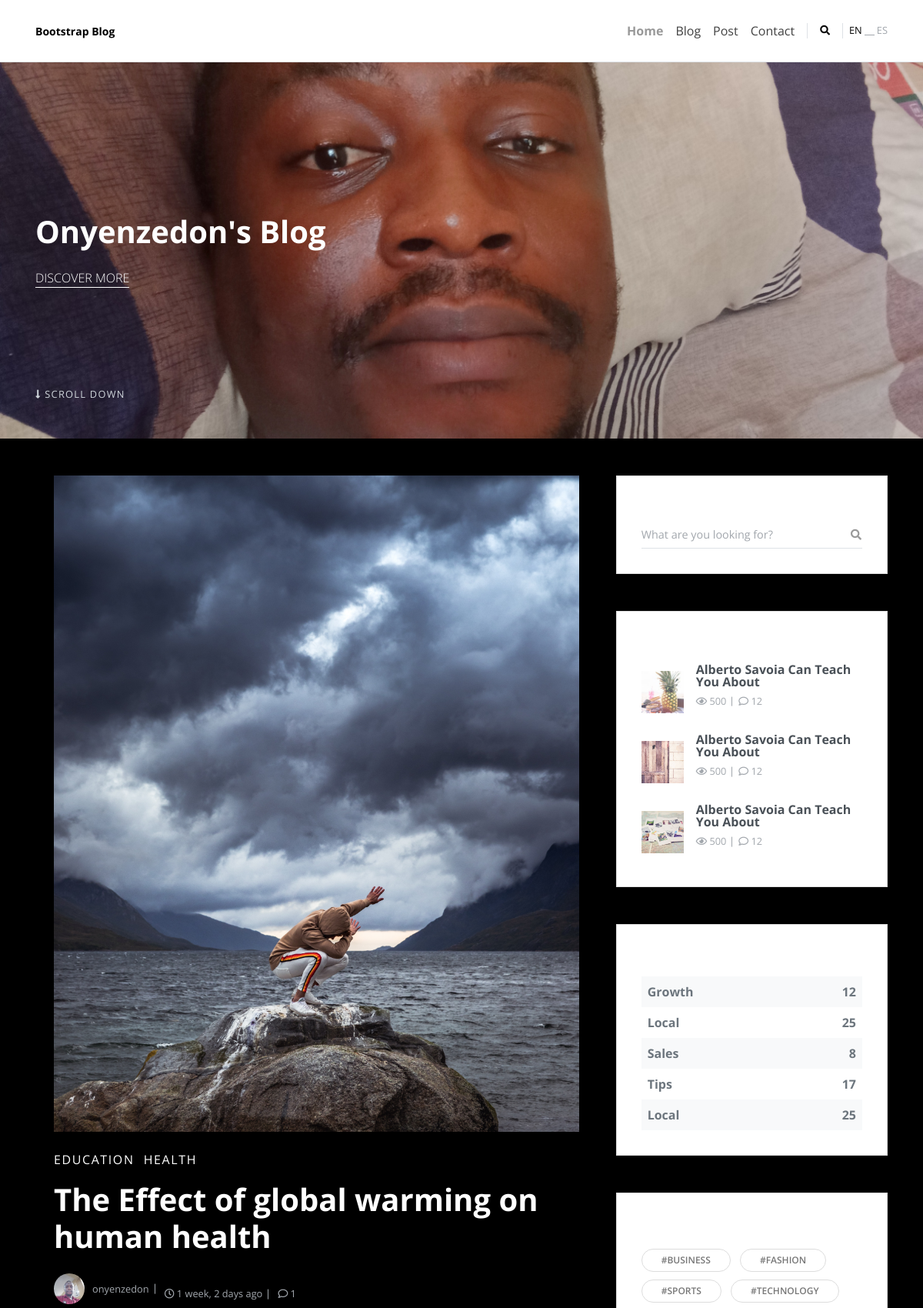
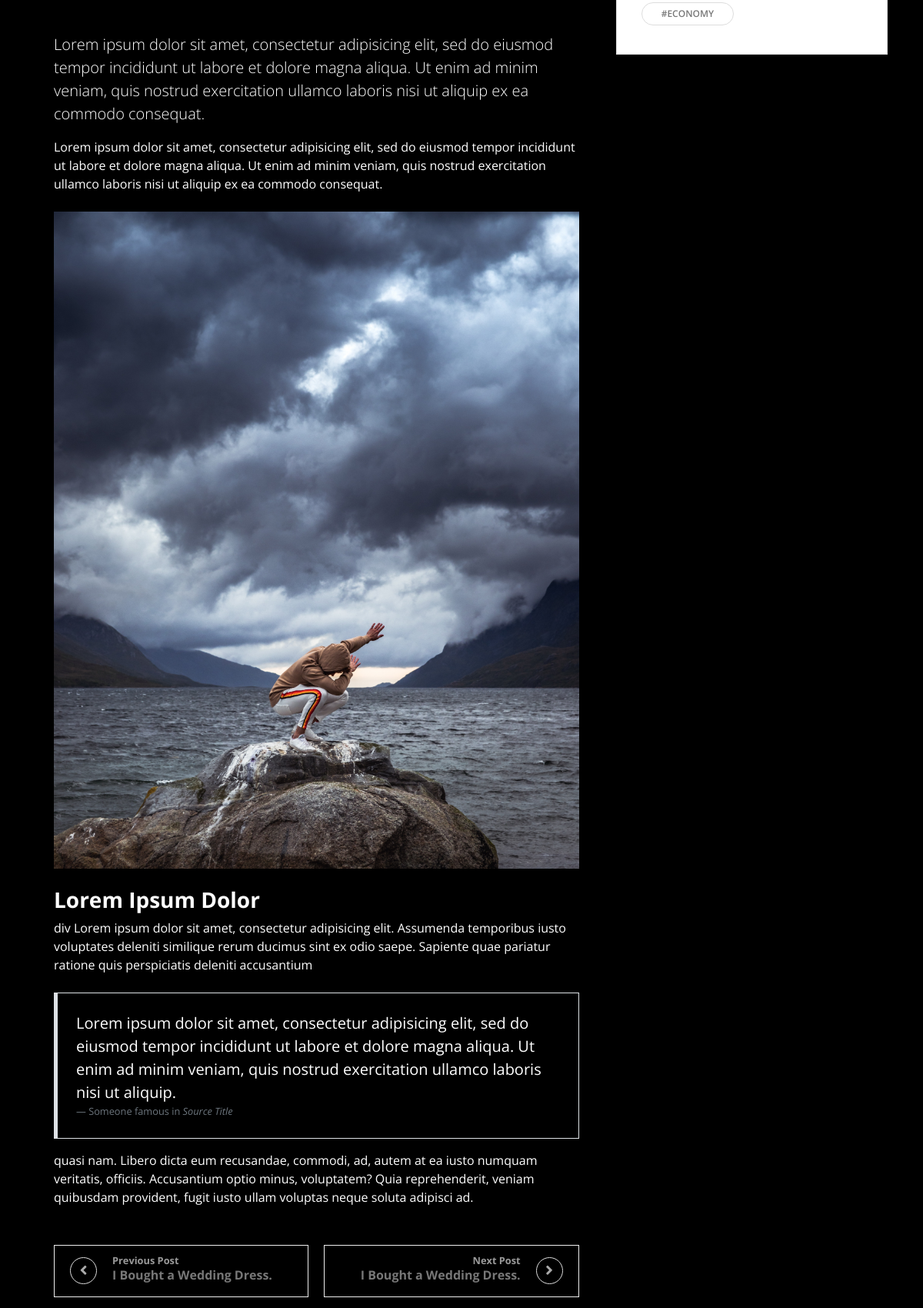
The app's page /post/2/ (upper part) with its own data (2 pictures, top to bottom).
### blog_app/models.py (models this page shows, shortened)
class Post(models.Model):
    categories = models.ManyToManyField('Category')
    title = models.CharField(max_length=200)
    content = models.TextField()
    body = HTMLField()
    views = models.IntegerField(default=12, null=True)
    image = models.ImageField()
    author = models.ForeignKey(Author, on_delete=models.CASCADE, related_name="author")
    posted_on = models.DateTimeField(auto_now_add=True)
    featured = models.BooleanField(default=False)

class Category(models.Model):
    title = models.CharField(max_length=50)
    class Meta:
        verbose_name_plural = "Categories"

class Author(models.Model):
    user = models.OneToOneField(User, on_delete=models.CASCADE)
    profile_image = models.ImageField()

### blog_app/views.py (the view)
# urls.py: path("post/<id>/", post_detail, name="post"),
def post_detail(request, id):
    post = None
    try:
        post = Post.objects.get(id=id)
    except:
        print("Post with that ID doest not exist")
    post_comments = Comment.objects.filter(blog=post)
    context = {
        "post":post,
        "comments": post_comments,
    }
    return render(request, "post.html", context)

### templates/post.html (shortened to what this page needs)
{% extends 'base.html' %}
{% load static %}
{% block content %}
{% include 'header.html' %}
<div class="bg-dark text-white">
  <section class="py-5">
    <div class="container">
      <div class="row gy-5">
        <main class="col-lg-8">
          <div class="container"><img class="img-fluid w-100 mb-4" src="{{post.image.url}}" alt="...">
            <ul class="list-inline mb-3">
              {% for cat in post.categories.all %}
                <li class="list-inline-item"><a class="text-uppercase text-white" href="!#">{{cat.title}}</a></li>
              {% empty %}
                <li class="list-inline-item">
                  <a href="#" class="text-uppercase text-white">No categories</a>
                </li>
              {% endfor %}
            </ul>
            <h1 class="mb-4">{{post.title}}</h1>
            <ul class="list-inline list-separated text-gray-500 mb-5">
              <li class="list-inline-item"><a class="d-flex align-items-center flex-wrap text-reset" href="!#">
                  <div class="avatar flex-shrink-0"><img class="img-fluid" src="{{post.author.profile_image.url}}"
                      alt="..."></div><small>{{post.author.user.username}}</small>
                </a></li>
              <li class="list-inline-item small"><i class="far fa-clock"></i> {{post.posted_on|timesince}} ago</li>
              <li class="list-inline-item small"><i class="far fa-comment"></i> {{comments.count}}</li>
            </ul>
            <div class="post-body">
              <p class="lead">Lorem ipsum dolor sit amet, consectetur adipisicing elit, sed do eiusmod tempor incididunt
                ut labore et dolore magna aliqua. Ut enim ad minim veniam, quis nostrud exercitation ullamco laboris
                nisi ut aliquip ex ea commodo consequat.</p>
              <p class="mb-4">Lorem ipsum dolor sit amet, consectetur adipisicing elit, sed do eiusmod tempor incididunt
                ut labore et dolore magna aliqua. Ut enim ad minim veniam, quis nostrud exercitation ullamco laboris
                nisi ut aliquip ex ea commodo consequat.</p>
              <p class="mb-4"><img class="img-fluid" src="{{post.image.url}}" alt="..."></p>
              <h3>Lorem Ipsum Dolor</h3>
              <p class="mb-4">div Lorem ipsum dolor sit amet, consectetur adipisicing elit. Assumenda temporibus iusto
                voluptates deleniti similique rerum ducimus sint ex odio saepe. Sapiente quae pariatur ratione quis
                perspiciatis deleniti accusantium</p>
              <div class="border-start border-4 mb-3">
                <figure class="border p-4">
                  <blockquote class="blockquote">
                    <p>Lorem ipsum dolor sit amet, consectetur adipisicing elit, sed do eiusmod tempor incididunt ut
                      labore et dolore magna aliqua. Ut enim ad minim veniam, quis nostrud exercitation ullamco laboris
                      nisi ut aliquip.</p>
                  </blockquote>
                  <figcaption class="blockquote-footer mb-0">Someone famous in
                    <cite title="Source Title">Source Title</cite>
                  </figcaption>
                </figure>
              </div>
              <p>quasi nam. Libero dicta eum recusandae, commodi, ad, autem at ea iusto numquam veritatis, officiis.
                Accusantium optio minus, voluptatem? Quia reprehenderit, veniam quibusdam provident, fugit iusto ullam
                voluptas neque soluta adipisci ad.</p>
            </div>
            <div class="posts-nav d-flex justify-content-between align-items-stretch flex-column flex-md-row mb-5"><a
                class="prev-post text-start d-flex align-items-center" href="!#">
                <div class="icon prev"><i class="fas fa-angle-left"></i></div>
                <div class="text"><strong class="text-primary">Previous Post </strong>
                  <h6>I Bought a Wedding Dress.</h6>
                </div>
              </a><a class="next-post text-end d-flex align-items-center justify-content-end" href="!#">
                <div class="text"><strong class="text-primary">Next Post </strong>
                  <h6>I Bought a Wedding Dress.</h6>
                </div>
                <div class="icon next"><i class="fas fa-angle-right"> </i></div>
              </a>
            </div>
          </div>
        </main>
        <aside class="col-lg-4">
          <div class="card mb-5">
            <div class="card-body">
              <h3 class="h6">Search the blog</h3>
              <form action="#">
                <div class="input-group border-bottom">
                  <input class="form-control border-0 shadow-0 ps-0" type="search"
                    placeholder="What are you looking for?">
                  <button class="btn btn-link btn-sm shadow-0 px-0" type="submit"><i class="fas fa-search"></i></button>
                </div>
              </form>
            </div>
          </div>
          <div class="card mb-5">
            <div class="card-body">
              <h3 class="h6 mb-3">Latest Posts</h3><a class="text-reset mb-3" href="!#">
                <div class="d-flex align-items-center"><img class="img-fluid flex-shrink-0"
                    src="{% static 'img/small-thumbnail-1.jpg' %}" alt="..." width="55">
                  <div class="ms-3">
                    <p class="mb-2 fw-bold text-gray-700 lh-1">Alberto Savoia Can Teach You About</p>
                    <ul class="list-inline list-separated text-gray-500 d-flex align-items-center">
                      <li class="list-inline-item small"><i class="far fa-eye"></i> 500</li>
                      <li class="list-inline-item small"><i class="far fa-comment"></i> 12</li>
                    </ul>
                  </div>
                </div>
              </a><a class="text-reset mb-3" href="!#">
                <div class="d-flex align-items-center"><img class="img-fluid flex-shrink-0"
                    src="{% static 'img/small-thumbnail-2.jpg' %}" alt="..." width="55">
                  <div class="ms-3">
                    <p class="mb-2 fw-bold text-gray-700 lh-1">Alberto Savoia Can Teach You About</p>
                    <ul class="list-inline list-separated text-gray-500 d-flex align-items-center">
                      <li class="list-inline-item small"><i class="far fa-eye"></i> 500</li>
                      <li class="list-inline-item small"><i class="far fa-comment"></i> 12</li>
                    </ul>
                  </div>
                </div>
              </a><a class="text-reset" href="!#">
                <div class="d-flex align-items-center"><img class="img-fluid flex-shrink-0"
                    src="{% static 'img/small-thumbnail-3.jpg' %}" alt="..." width="55">
                  <div class="ms-3">
                    <p class="mb-2 fw-bold text-gray-700 lh-1">Alberto Savoia Can Teach You About</p>
                    <ul class="list-inline list-separated text-gray-500 d-flex align-items-center">
                      <li class="list-inline-item small"><i class="far fa-eye"></i> 500</li>
                      <li class="list-inline-item small"><i class="far fa-comment"></i> 12</li>
                    </ul>
                  </div>
                </div>
              </a>
            </div>
          </div>
          <div class="card mb-5">
            <div class="card-body">
              <h3 class="h6 mb-3">Categories</h3>
              <div class="p-2 d-flex justify-content-between fw-bold text-gray-600 bg-light"><a class="text-reset"
                  href="!#">Growth</a><span>12</span></div>
              <div class="p-2 d-flex justify-content-between fw-bold text-gray-600 1"><a class="text-reset"
                  href="!#">Local</a><span>25</span></div>
              <div class="p-2 d-flex justify-content-between fw-bold text-gray-600 bg-light"><a class="text-reset"
                  href="!#">Sales</a><span>8</span></div>
              <div class="p-2 d-flex justify-content-between fw-bold text-gray-600 1"><a class="text-reset"
                  href="!#">Tips</a><span>17</span></div>
              <div class="p-2 d-flex justify-content-between fw-bold text-gray-600 bg-light"><a class="text-reset"
                  href="!#">Local</a><span>25</span></div>
            </div>
          </div>
          <div class="card">
            <div class="card-body">
              <h3 class="h6 mb-3">Tags</h3>
              <ul class="list-inline mb-0">
                <li class="list-inline-item"><a class="tag" href="!#">#Business </a></li>
                <li class="list-inline-item"><a class="tag" href="!#">#Fashion </a></li>
                <li class="list-inline-item"><a class="tag" href="!#">#Sports </a></li>
                <li class="list-inline-item"><a class="tag" href="!#">#Technology </a></li>
                <li class="list-inline-item"><a class="tag" href="!#">#Economy </a></li>
              </ul>
            </div>
          </div>
        </aside>
      </div>
    </div>
  </section>
</div>
{% endblock content %}

### records on screen
Post: image (picture), title "The Effect of global warming on human health", author.profile_image (picture), author.user.username "onyenzedon", posted_on "1 week, 2 days"
Category: title "EDUCATION"
Category: title "HEALTH"

### other values on screen
{{ comments.count }} "1"
